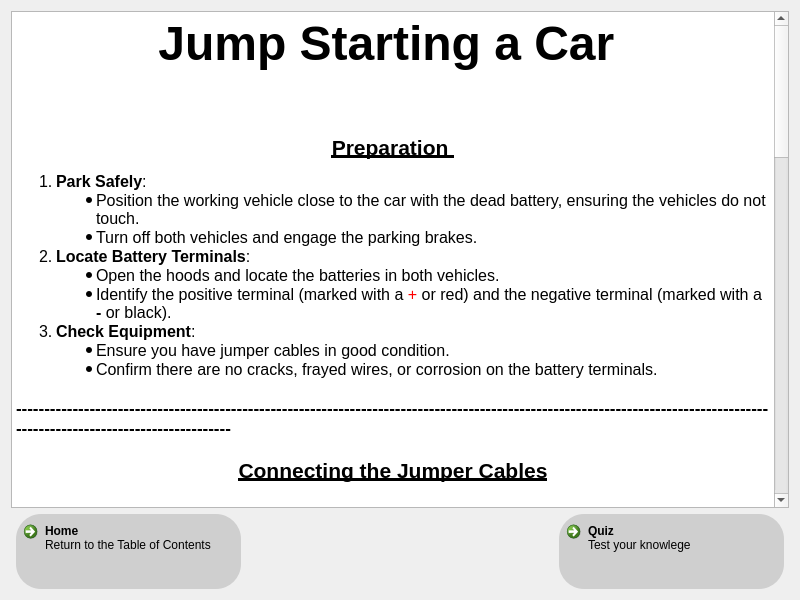
<?xml version="1.0" encoding="UTF-8"?>
<ui version="4.0">
 <class>jumpStartInfoForm</class>
 <widget class="QWidget" name="jumpStartInfoForm">
  <property name="geometry">
   <rect>
    <x>0</x>
    <y>0</y>
    <width>800</width>
    <height>600</height>
   </rect>
  </property>
  <property name="sizePolicy">
   <sizepolicy hsizetype="Expanding" vsizetype="Expanding">
    <horstretch>1</horstretch>
    <verstretch>1</verstretch>
   </sizepolicy>
  </property>
  <property name="minimumSize">
   <size>
    <width>800</width>
    <height>600</height>
   </size>
  </property>
  <property name="maximumSize">
   <size>
    <width>3840</width>
    <height>2160</height>
   </size>
  </property>
  <property name="windowTitle">
   <string>Form</string>
  </property>
  <layout class="QVBoxLayout" name="verticalLayout" stretch="1,0">
   <item>
    <widget class="QTextBrowser" name="textBrowser">
     <property name="sizePolicy">
      <sizepolicy hsizetype="Expanding" vsizetype="Expanding">
       <horstretch>1</horstretch>
       <verstretch>1</verstretch>
      </sizepolicy>
     </property>
     <property name="maximumSize">
      <size>
       <width>3840</width>
       <height>2160</height>
      </size>
     </property>
     <property name="html">
      <string>&lt;!DOCTYPE HTML PUBLIC &quot;-//W3C//DTD HTML 4.0//EN&quot; &quot;http://www.w3.org/TR/REC-html40/strict.dtd&quot;&gt;
&lt;html&gt;&lt;head&gt;&lt;meta name=&quot;qrichtext&quot; content=&quot;1&quot; /&gt;&lt;meta charset=&quot;utf-8&quot; /&gt;&lt;style type=&quot;text/css&quot;&gt;
p, li { white-space: pre-wrap; }
hr { height: 1px; border-width: 0; }
li.unchecked::marker { content: &quot;\2610&quot;; }
li.checked::marker { content: &quot;\2612&quot;; }
&lt;/style&gt;&lt;/head&gt;&lt;body style=&quot; font-family:'Segoe UI'; font-size:9pt; font-weight:400; font-style:normal;&quot;&gt;
&lt;p align=&quot;center&quot; style=&quot; margin-top:12px; margin-bottom:12px; margin-left:0px; margin-right:0px; -qt-block-indent:0; text-indent:0px;&quot;&gt;&lt;span style=&quot; font-size:36pt; font-weight:700;&quot;&gt;Jump Starting a Car&lt;/span&gt;&lt;span style=&quot; font-size:36pt;&quot;&gt; &lt;/span&gt;&lt;/p&gt;
&lt;p style=&quot;-qt-paragraph-type:empty; margin-top:12px; margin-bottom:12px; margin-left:0px; margin-right:0px; -qt-block-indent:0; text-indent:0px;&quot;&gt;&lt;br /&gt;&lt;/p&gt;
&lt;p align=&quot;center&quot; style=&quot; margin-top:12px; margin-bottom:12px; margin-left:0px; margin-right:0px; -qt-block-indent:0; text-indent:0px;&quot;&gt;&lt;img src=&quot;:/images/jump_start_info_1.png&quot; width=&quot;300&quot; height=&quot;200&quot; /&gt;&lt;/p&gt;
&lt;p style=&quot; margin-top:12px; margin-bottom:12px; margin-left:0px; margin-right:0px; -qt-block-indent:0; text-indent:0px;&quot;&gt;  &lt;/p&gt;
&lt;p align=&quot;center&quot; style=&quot; margin-top:12px; margin-bottom:12px; margin-left:0px; margin-right:0px; -qt-block-indent:0; text-indent:0px;&quot;&gt;&lt;span style=&quot; font-family:'Arial','sans-serif'; font-size:16pt; font-weight:700; text-decoration: underline;&quot;&gt;Preparation&lt;/span&gt;&lt;span style=&quot; font-size:16pt; font-weight:700; text-decoration: underline;&quot;&gt; &lt;/span&gt;&lt;/p&gt;
&lt;ol style=&quot;margin-top: 0px; margin-bottom: 0px; margin-left: 0px; margin-right: 0px; -qt-list-indent: 1;&quot;&gt;
&lt;li style=&quot; font-size:12pt;&quot; style=&quot; margin-top:0px; margin-bottom:0px; margin-left:0px; margin-right:0px; -qt-block-indent:0; text-indent:0px;&quot;&gt;&lt;span style=&quot; font-weight:700;&quot;&gt;Park Safely&lt;/span&gt;: 
&lt;ul style=&quot;margin-top: 0px; margin-bottom: 0px; margin-left: 0px; margin-right: 0px; -qt-list-indent: 2;&quot;&gt;
&lt;li style=&quot; font-size:12pt;&quot; style=&quot; margin-top:0px; margin-bottom:0px; margin-left:0px; margin-right:0px; -qt-block-indent:0; text-indent:0px;&quot;&gt;Position the working vehicle close to the car with the dead battery, ensuring the vehicles do not touch. &lt;/li&gt;
&lt;li style=&quot; font-size:12pt;&quot; style=&quot; margin-top:0px; margin-bottom:0px; margin-left:0px; margin-right:0px; -qt-block-indent:0; text-indent:0px;&quot;&gt;Turn off both vehicles and engage the parking brakes. &lt;/li&gt;&lt;/ul&gt;&lt;/li&gt;
&lt;li style=&quot; font-size:12pt;&quot; style=&quot; margin-top:0px; margin-bottom:0px; margin-left:0px; margin-right:0px; -qt-block-indent:0; text-indent:0px;&quot;&gt;&lt;span style=&quot; font-weight:700;&quot;&gt;Locate Battery Terminals&lt;/span&gt;: 
&lt;ul style=&quot;margin-top: 0px; margin-bottom: 0px; margin-left: 0px; margin-right: 0px; -qt-list-indent: 2;&quot;&gt;
&lt;li style=&quot; font-size:12pt;&quot; style=&quot; margin-top:0px; margin-bottom:0px; margin-left:0px; margin-right:0px; -qt-block-indent:0; text-indent:0px;&quot;&gt;Open the hoods and locate the batteries in both vehicles. &lt;/li&gt;
&lt;li style=&quot; font-size:12pt;&quot; style=&quot; margin-top:0px; margin-bottom:0px; margin-left:0px; margin-right:0px; -qt-block-indent:0; text-indent:0px;&quot;&gt;Identify the positive terminal (marked with a &lt;span style=&quot; color:#ff0000;&quot;&gt;+ &lt;/span&gt;or red) and the negative terminal (marked with a&lt;span style=&quot; font-weight:700;&quot;&gt; - &lt;/span&gt;or black). &lt;/li&gt;&lt;/ul&gt;&lt;/li&gt;
&lt;li style=&quot; font-size:12pt;&quot; style=&quot; margin-top:0px; margin-bottom:0px; margin-left:0px; margin-right:0px; -qt-block-indent:0; text-indent:0px;&quot;&gt;&lt;span style=&quot; font-weight:700;&quot;&gt;Check Equipment&lt;/span&gt;: 
&lt;ul style=&quot;margin-top: 0px; margin-bottom: 0px; margin-left: 0px; margin-right: 0px; -qt-list-indent: 2;&quot;&gt;
&lt;li style=&quot; font-size:12pt;&quot; style=&quot; margin-top:0px; margin-bottom:0px; margin-left:0px; margin-right:0px; -qt-block-indent:0; text-indent:0px;&quot;&gt;Ensure you have jumper cables in good condition. &lt;/li&gt;
&lt;li style=&quot; font-size:12pt;&quot; style=&quot; margin-top:0px; margin-bottom:0px; margin-left:0px; margin-right:0px; -qt-block-indent:0; text-indent:0px;&quot;&gt;Confirm there are no cracks, frayed wires, or corrosion on the battery terminals. &lt;/li&gt;&lt;/ul&gt;&lt;/li&gt;&lt;/ol&gt;
&lt;p style=&quot;-qt-paragraph-type:empty; margin-top:0px; margin-bottom:0px; margin-left:0px; margin-right:0px; -qt-block-indent:1; text-indent:0px; font-size:12pt;&quot;&gt;&lt;br /&gt;&lt;/p&gt;
&lt;p style=&quot; margin-top:0px; margin-bottom:0px; margin-left:0px; margin-right:0px; -qt-block-indent:0; text-indent:0px;&quot;&gt;&lt;span style=&quot; font-family:'Arial','sans-serif'; font-size:13pt; font-weight:700;&quot;&gt;---------------------------------------------------------------------------------------------------------------------------------------------------------------------------&lt;/span&gt;&lt;/p&gt;
&lt;p align=&quot;center&quot; style=&quot;-qt-paragraph-type:empty; margin-top:0px; margin-bottom:0px; margin-left:0px; margin-right:0px; -qt-block-indent:0; text-indent:0px; font-family:'Arial','sans-serif'; font-size:13pt; font-weight:700;&quot;&gt;&lt;br /&gt;&lt;/p&gt;
&lt;p align=&quot;center&quot; style=&quot; margin-top:0px; margin-bottom:0px; margin-left:0px; margin-right:0px; -qt-block-indent:0; text-indent:0px;&quot;&gt;&lt;span style=&quot; font-family:'Arial','sans-serif'; font-size:16pt; font-weight:700; text-decoration: underline;&quot;&gt;Connecting the Jumper Cables&lt;/span&gt;&lt;/p&gt;
&lt;p style=&quot;-qt-paragraph-type:empty; margin-top:0px; margin-bottom:0px; margin-left:0px; margin-right:0px; -qt-block-indent:0; text-indent:0px; font-family:'Arial','sans-serif'; font-size:16pt; font-weight:700; text-decoration: underline;&quot;&gt;&lt;br /&gt;&lt;/p&gt;
&lt;p style=&quot; margin-top:0px; margin-bottom:0px; margin-left:0px; margin-right:0px; -qt-block-indent:0; text-indent:0px;&quot;&gt;&lt;span style=&quot; font-size:12pt;&quot;&gt;  &lt;/span&gt;&lt;/p&gt;
&lt;p align=&quot;center&quot; style=&quot; margin-top:0px; margin-bottom:0px; margin-left:0px; margin-right:0px; -qt-block-indent:0; text-indent:0px;&quot;&gt;&lt;img src=&quot;:/images/jump_start_info_2.png&quot; width=&quot;300&quot; height=&quot;200&quot; /&gt;&lt;span style=&quot; font-size:12pt;&quot;&gt; &lt;/span&gt;&lt;span style=&quot; font-size:16pt; font-weight:700;&quot;&gt; &lt;/span&gt;&lt;/p&gt;
&lt;ol style=&quot;margin-top: 0px; margin-bottom: 0px; margin-left: 0px; margin-right: 0px; -qt-list-indent: 1;&quot;&gt;
&lt;li style=&quot; font-size:12pt;&quot; style=&quot; margin-top:0px; margin-bottom:0px; margin-left:0px; margin-right:0px; -qt-block-indent:0; text-indent:0px;&quot;&gt;&lt;span style=&quot; font-weight:700;&quot;&gt;Attach to the Dead Battery&lt;/span&gt;: 
&lt;ul style=&quot;margin-top: 0px; margin-bottom: 0px; margin-left: 0px; margin-right: 0px; -qt-list-indent: 2;&quot;&gt;
&lt;li style=&quot; font-size:12pt;&quot; style=&quot; margin-top:0px; margin-bottom:0px; margin-left:0px; margin-right:0px; -qt-block-indent:0; text-indent:0px;&quot;&gt;Connect the &lt;span style=&quot; font-weight:700; color:#ff0000;&quot;&gt;red (positive)&lt;/span&gt; clamp to the positive terminal of the dead battery. &lt;/li&gt;&lt;/ul&gt;&lt;/li&gt;
&lt;li style=&quot; font-size:12pt;&quot; style=&quot; margin-top:0px; margin-bottom:0px; margin-left:0px; margin-right:0px; -qt-block-indent:0; text-indent:0px;&quot;&gt;&lt;span style=&quot; font-weight:700;&quot;&gt;Attach to the Working Battery&lt;/span&gt;: 
&lt;ul style=&quot;margin-top: 0px; margin-bottom: 0px; margin-left: 0px; margin-right: 0px; -qt-list-indent: 2;&quot;&gt;
&lt;li style=&quot; font-size:12pt;&quot; style=&quot; margin-top:0px; margin-bottom:0px; margin-left:0px; margin-right:0px; -qt-block-indent:0; text-indent:0px;&quot;&gt;Connect the other end of the &lt;span style=&quot; font-weight:700; color:#ff0000;&quot;&gt;red (positive)&lt;/span&gt; clamp to the positive terminal of the working battery. &lt;/li&gt;&lt;/ul&gt;&lt;/li&gt;
&lt;li style=&quot; font-size:12pt;&quot; style=&quot; margin-top:0px; margin-bottom:0px; margin-left:0px; margin-right:0px; -qt-block-indent:0; text-indent:0px;&quot;&gt;&lt;span style=&quot; font-weight:700;&quot;&gt;Connect to the Working Battery&lt;/span&gt;: 
&lt;ul style=&quot;margin-top: 0px; margin-bottom: 0px; margin-left: 0px; margin-right: 0px; -qt-list-indent: 2;&quot;&gt;
&lt;li style=&quot; font-size:12pt;&quot; style=&quot; margin-top:0px; margin-bottom:0px; margin-left:0px; margin-right:0px; -qt-block-indent:0; text-indent:0px;&quot;&gt;Attach the &lt;span style=&quot; font-weight:700;&quot;&gt;black (negative)&lt;/span&gt; clamp to the negative terminal of the working battery. &lt;/li&gt;&lt;/ul&gt;&lt;/li&gt;
&lt;li style=&quot; font-size:12pt;&quot; style=&quot; margin-top:0px; margin-bottom:0px; margin-left:0px; margin-right:0px; -qt-block-indent:0; text-indent:0px;&quot;&gt;&lt;span style=&quot; font-weight:700;&quot;&gt;Ground the Connection&lt;/span&gt;: 
&lt;ul style=&quot;margin-top: 0px; margin-bottom: 0px; margin-left: 0px; margin-right: 0px; -qt-list-indent: 2;&quot;&gt;
&lt;li style=&quot; font-size:12pt;&quot; style=&quot; margin-top:0px; margin-bottom:0px; margin-left:0px; margin-right:0px; -qt-block-indent:0; text-indent:0px;&quot;&gt;Attach the other &lt;span style=&quot; font-weight:700;&quot;&gt;black (negative)&lt;/span&gt; clamp to an unpainted metal surface (like a bolt or bracket) on the engine block or chassis of the car with the dead battery. Avoid connecting it directly to the negative terminal of the dead battery to reduce the risk of sparks. The reason behind this is that when a battery is fully depleted it has the possibility to start leaking out hydrogen gas which is highly flammable. When we ground the negative terminal, we reduce the risks of sparks which could lead to an ignition of this gas. &lt;/li&gt;&lt;/ul&gt;&lt;/li&gt;&lt;/ol&gt;
&lt;p style=&quot;-qt-paragraph-type:empty; margin-top:0px; margin-bottom:0px; margin-left:0px; margin-right:0px; -qt-block-indent:0; text-indent:0px; font-size:12pt;&quot;&gt;&lt;br /&gt;&lt;/p&gt;
&lt;p style=&quot; margin-top:0px; margin-bottom:0px; margin-left:0px; margin-right:0px; -qt-block-indent:0; text-indent:0px;&quot;&gt;&lt;span style=&quot; font-family:'Arial','sans-serif'; font-size:13pt; font-weight:700;&quot;&gt;---------------------------------------------------------------------------------------------------------------------------------------------------------------------------&lt;/span&gt;&lt;/p&gt;
&lt;p style=&quot;-qt-paragraph-type:empty; margin-top:0px; margin-bottom:0px; margin-left:0px; margin-right:0px; -qt-block-indent:0; text-indent:0px; font-family:'Arial','sans-serif'; font-size:13pt; font-weight:700;&quot;&gt;&lt;br /&gt;&lt;/p&gt;
&lt;p align=&quot;center&quot; style=&quot; margin-top:0px; margin-bottom:0px; margin-left:0px; margin-right:0px; -qt-block-indent:0; text-indent:0px;&quot;&gt;&lt;span style=&quot; font-family:'Arial','sans-serif'; font-size:16pt; font-weight:700; text-decoration: underline;&quot;&gt;Starting the Vehicles&lt;/span&gt;&lt;span style=&quot; font-size:16pt; font-weight:700; text-decoration: underline;&quot;&gt; &lt;/span&gt;&lt;/p&gt;
&lt;p align=&quot;center&quot; style=&quot;-qt-paragraph-type:empty; margin-top:0px; margin-bottom:0px; margin-left:0px; margin-right:0px; -qt-block-indent:0; text-indent:0px; font-size:16pt; font-weight:700; text-decoration: underline;&quot;&gt;&lt;br /&gt;&lt;/p&gt;
&lt;p style=&quot;-qt-paragraph-type:empty; margin-top:0px; margin-bottom:0px; margin-left:0px; margin-right:0px; -qt-block-indent:0; text-indent:0px; font-family:'.AppleSystemUIFont'; font-size:13pt;&quot;&gt;&lt;br /&gt;&lt;/p&gt;
&lt;p align=&quot;center&quot; style=&quot; margin-top:0px; margin-bottom:0px; margin-left:0px; margin-right:0px; -qt-block-indent:0; text-indent:0px;&quot;&gt;&lt;img src=&quot;:/images/jump_start_info_3.png&quot; width=&quot;300&quot; height=&quot;200&quot; /&gt;&lt;/p&gt;
&lt;p style=&quot;-qt-paragraph-type:empty; margin-top:0px; margin-bottom:0px; margin-left:0px; margin-right:0px; -qt-block-indent:0; text-indent:0px; font-family:'.AppleSystemUIFont'; font-size:13pt;&quot;&gt;&lt;br /&gt;&lt;/p&gt;
&lt;p style=&quot;-qt-paragraph-type:empty; margin-top:0px; margin-bottom:0px; margin-left:0px; margin-right:0px; -qt-block-indent:0; text-indent:0px; font-family:'.AppleSystemUIFont'; font-size:13pt;&quot;&gt;&lt;br /&gt;&lt;/p&gt;
&lt;ol style=&quot;margin-top: 0px; margin-bottom: 0px; margin-left: 0px; margin-right: 0px; -qt-list-indent: 1;&quot;&gt;
&lt;li style=&quot; font-size:12pt;&quot; style=&quot; margin-top:0px; margin-bottom:0px; margin-left:0px; margin-right:0px; -qt-block-indent:0; text-indent:0px;&quot;&gt;&lt;span style=&quot; font-weight:700;&quot;&gt;Start the Working Vehicle&lt;/span&gt;: 
&lt;ul style=&quot;margin-top: 0px; margin-bottom: 0px; margin-left: 0px; margin-right: 0px; -qt-list-indent: 2;&quot;&gt;
&lt;li style=&quot; font-size:12pt;&quot; style=&quot; margin-top:0px; margin-bottom:0px; margin-left:0px; margin-right:0px; -qt-block-indent:0; text-indent:0px;&quot;&gt;Turn on the car with the good battery and let it run for a few minutes to charge the dead battery. &lt;/li&gt;&lt;/ul&gt;&lt;/li&gt;
&lt;li style=&quot; font-size:12pt;&quot; style=&quot; margin-top:0px; margin-bottom:0px; margin-left:0px; margin-right:0px; -qt-block-indent:0; text-indent:0px;&quot;&gt;&lt;span style=&quot; font-weight:700;&quot;&gt;Start the Dead Vehicle&lt;/span&gt;: 
&lt;ul style=&quot;margin-top: 0px; margin-bottom: 0px; margin-left: 0px; margin-right: 0px; -qt-list-indent: 2;&quot;&gt;
&lt;li style=&quot; font-size:12pt;&quot; style=&quot; margin-top:0px; margin-bottom:0px; margin-left:0px; margin-right:0px; -qt-block-indent:0; text-indent:0px;&quot;&gt;Attempt to start the car with the dead battery. If it doesn’t start, wait a few more minutes and try again. &lt;/li&gt;&lt;/ul&gt;&lt;/li&gt;
&lt;li style=&quot; font-size:12pt;&quot; style=&quot; margin-top:0px; margin-bottom:0px; margin-left:0px; margin-right:0px; -qt-block-indent:0; text-indent:0px;&quot;&gt;&lt;span style=&quot; font-weight:700;&quot;&gt;Let It Run&lt;/span&gt;: 
&lt;ul style=&quot;margin-top: 0px; margin-bottom: 0px; margin-left: 0px; margin-right: 0px; -qt-list-indent: 2;&quot;&gt;
&lt;li style=&quot; font-size:12pt;&quot; style=&quot; margin-top:0px; margin-bottom:0px; margin-left:0px; margin-right:0px; -qt-block-indent:0; text-indent:0px;&quot;&gt;Once the dead car starts, let it run for at least 5–10 minutes to recharge the battery. &lt;/li&gt;&lt;/ul&gt;&lt;/li&gt;&lt;/ol&gt;
&lt;p style=&quot;-qt-paragraph-type:empty; margin-top:0px; margin-bottom:0px; margin-left:0px; margin-right:0px; -qt-block-indent:0; text-indent:0px; font-size:12pt;&quot;&gt;&lt;br /&gt;&lt;/p&gt;
&lt;p style=&quot; margin-top:0px; margin-bottom:0px; margin-left:0px; margin-right:0px; -qt-block-indent:0; text-indent:0px;&quot;&gt;&lt;span style=&quot; font-family:'Arial','sans-serif'; font-size:13pt; font-weight:700;&quot;&gt;---------------------------------------------------------------------------------------------------------------------------------------------------------------------------&lt;/span&gt;&lt;/p&gt;
&lt;p align=&quot;center&quot; style=&quot; margin-top:12px; margin-bottom:12px; margin-left:0px; margin-right:0px; -qt-block-indent:0; text-indent:0px;&quot;&gt;&lt;span style=&quot; font-family:'Arial','sans-serif'; font-size:16pt; font-weight:700; text-decoration: underline;&quot;&gt;Disconnecting the Jumper Cables&lt;/span&gt;&lt;span style=&quot; font-size:16pt; font-weight:700; text-decoration: underline;&quot;&gt; &lt;/span&gt;&lt;/p&gt;
&lt;ol style=&quot;margin-top: 0px; margin-bottom: 0px; margin-left: 0px; margin-right: 0px; -qt-list-indent: 1;&quot;&gt;
&lt;li style=&quot; font-size:12pt;&quot; style=&quot; margin-top:0px; margin-bottom:0px; margin-left:0px; margin-right:0px; -qt-block-indent:0; text-indent:0px;&quot;&gt;&lt;span style=&quot; font-weight:700;&quot;&gt;Disconnect in Reverse Order&lt;/span&gt;: 
&lt;ul style=&quot;margin-top: 0px; margin-bottom: 0px; margin-left: 0px; margin-right: 0px; -qt-list-indent: 2;&quot;&gt;
&lt;li style=&quot; font-size:12pt;&quot; style=&quot; margin-top:0px; margin-bottom:0px; margin-left:0px; margin-right:0px; -qt-block-indent:0; text-indent:0px;&quot;&gt;Remove the &lt;span style=&quot; font-weight:700;&quot;&gt;black (negative)&lt;/span&gt; clamp from the unpainted metal surface of the dead car. &lt;/li&gt;
&lt;li style=&quot; font-size:12pt;&quot; style=&quot; margin-top:0px; margin-bottom:0px; margin-left:0px; margin-right:0px; -qt-block-indent:0; text-indent:0px;&quot;&gt;Remove the &lt;span style=&quot; font-weight:700;&quot;&gt;black (negative)&lt;/span&gt; clamp from the working battery. &lt;/li&gt;
&lt;li style=&quot; font-size:12pt;&quot; style=&quot; margin-top:0px; margin-bottom:0px; margin-left:0px; margin-right:0px; -qt-block-indent:0; text-indent:0px;&quot;&gt;Remove the &lt;span style=&quot; font-weight:700; color:#ff0000;&quot;&gt;red (positive)&lt;/span&gt; clamp from the working battery. &lt;/li&gt;
&lt;li style=&quot; font-size:12pt;&quot; style=&quot; margin-top:0px; margin-bottom:0px; margin-left:0px; margin-right:0px; -qt-block-indent:0; text-indent:0px;&quot;&gt;Remove the &lt;span style=&quot; font-weight:700; color:#ff0000;&quot;&gt;red (positive)&lt;/span&gt; clamp from the dead battery. &lt;/li&gt;&lt;/ul&gt;&lt;/li&gt;
&lt;li style=&quot; font-size:12pt;&quot; style=&quot; margin-top:0px; margin-bottom:0px; margin-left:0px; margin-right:0px; -qt-block-indent:0; text-indent:0px;&quot;&gt;&lt;span style=&quot; font-weight:700;&quot;&gt;Secure Cables&lt;/span&gt;: 
&lt;ul style=&quot;margin-top: 0px; margin-bottom: 0px; margin-left: 0px; margin-right: 0px; -qt-list-indent: 2;&quot;&gt;
&lt;li style=&quot; font-size:12pt;&quot; style=&quot; margin-top:0px; margin-bottom:0px; margin-left:0px; margin-right:0px; -qt-block-indent:0; text-indent:0px;&quot;&gt;Coil and store the jumper cables in a safe place. &lt;/li&gt;&lt;/ul&gt;&lt;/li&gt;&lt;/ol&gt;
&lt;p style=&quot;-qt-paragraph-type:empty; margin-top:0px; margin-bottom:0px; margin-left:0px; margin-right:0px; -qt-block-indent:0; text-indent:0px; font-size:12pt;&quot;&gt;&lt;br /&gt;&lt;/p&gt;
&lt;p style=&quot; margin-top:0px; margin-bottom:0px; margin-left:0px; margin-right:0px; -qt-block-indent:0; text-indent:0px;&quot;&gt;&lt;span style=&quot; font-family:'Arial','sans-serif'; font-size:13pt; font-weight:700;&quot;&gt;---------------------------------------------------------------------------------------------------------------------------------------------------------------------------&lt;/span&gt;&lt;/p&gt;
&lt;p align=&quot;center&quot; style=&quot; margin-top:12px; margin-bottom:12px; margin-left:0px; margin-right:0px; -qt-block-indent:0; text-indent:0px;&quot;&gt;&lt;span style=&quot; font-family:'Arial','sans-serif'; font-size:16pt; font-weight:700; text-decoration: underline;&quot;&gt;After Jump-Starting&lt;/span&gt;&lt;span style=&quot; font-size:16pt; font-weight:700; text-decoration: underline;&quot;&gt; &lt;/span&gt;&lt;/p&gt;
&lt;ol style=&quot;margin-top: 0px; margin-bottom: 0px; margin-left: 0px; margin-right: 0px; -qt-list-indent: 1;&quot;&gt;
&lt;li style=&quot; font-size:12pt;&quot; style=&quot; margin-top:0px; margin-bottom:0px; margin-left:0px; margin-right:0px; -qt-block-indent:0; text-indent:0px;&quot;&gt;&lt;span style=&quot; font-weight:700;&quot;&gt;Drive the Car&lt;/span&gt;: 
&lt;ul style=&quot;margin-top: 0px; margin-bottom: 0px; margin-left: 0px; margin-right: 0px; -qt-list-indent: 2;&quot;&gt;
&lt;li style=&quot; font-size:12pt;&quot; style=&quot; margin-top:0px; margin-bottom:0px; margin-left:0px; margin-right:0px; -qt-block-indent:0; text-indent:0px;&quot;&gt;Drive the vehicle with the previously dead battery for at least 20–30 minutes to allow the alternator to recharge the battery. &lt;/li&gt;
&lt;li style=&quot; font-size:12pt;&quot; style=&quot; margin-top:0px; margin-bottom:0px; margin-left:0px; margin-right:0px; -qt-block-indent:0; text-indent:0px;&quot;&gt;If the car doesn’t start again after being turned off, the battery may need replacement. &lt;/li&gt;&lt;/ul&gt;&lt;/li&gt;&lt;/ol&gt;
&lt;p style=&quot;-qt-paragraph-type:empty; margin-top:0px; margin-bottom:0px; margin-left:0px; margin-right:0px; -qt-block-indent:0; text-indent:0px; font-size:12pt;&quot;&gt;&lt;br /&gt;&lt;/p&gt;
&lt;p style=&quot; margin-top:0px; margin-bottom:0px; margin-left:0px; margin-right:0px; -qt-block-indent:0; text-indent:0px;&quot;&gt;&lt;span style=&quot; font-family:'Arial','sans-serif'; font-size:13pt; font-weight:700;&quot;&gt;---------------------------------------------------------------------------------------------------------------------------------------------------------------------------&lt;/span&gt;&lt;/p&gt;
&lt;p align=&quot;center&quot; style=&quot; margin-top:12px; margin-bottom:12px; margin-left:0px; margin-right:0px; -qt-block-indent:0; text-indent:0px;&quot;&gt;&lt;span style=&quot; font-family:'Arial','sans-serif'; font-size:16pt; font-weight:700; text-decoration: underline;&quot;&gt;Safety Tips&lt;/span&gt;&lt;span style=&quot; font-size:12pt;&quot;&gt; &lt;/span&gt;&lt;/p&gt;
&lt;p style=&quot; margin-top:0px; margin-bottom:0px; margin-left:0px; margin-right:0px; -qt-block-indent:0; text-indent:0px;&quot;&gt;&lt;span style=&quot; font-size:12pt;&quot;&gt;●&lt;/span&gt;&lt;span style=&quot; font-family:'Times New Roman'; font-size:12pt;&quot;&gt;     &lt;/span&gt;&lt;span style=&quot; font-size:12pt;&quot;&gt;Never touch the clamps together or allow them to touch other metal parts during the process. &lt;/span&gt;&lt;/p&gt;
&lt;p style=&quot; margin-top:12px; margin-bottom:12px; margin-left:0px; margin-right:0px; -qt-block-indent:0; text-indent:0px;&quot;&gt;&lt;span style=&quot; font-size:12pt;&quot;&gt;●&lt;/span&gt;&lt;span style=&quot; font-family:'Times New Roman'; font-size:12pt;&quot;&gt;     &lt;/span&gt;&lt;span style=&quot; font-size:12pt;&quot;&gt;If the battery is leaking or damaged, &lt;/span&gt;&lt;span style=&quot; font-size:12pt; font-weight:700;&quot;&gt;do not attempt to jump-start it&lt;/span&gt;&lt;span style=&quot; font-size:12pt;&quot;&gt;. &lt;/span&gt;&lt;/p&gt;
&lt;p style=&quot; margin-top:0px; margin-bottom:0px; margin-left:0px; margin-right:0px; -qt-block-indent:0; text-indent:0px;&quot;&gt;&lt;span style=&quot; font-size:12pt;&quot;&gt;●&lt;/span&gt;&lt;span style=&quot; font-family:'Times New Roman'; font-size:12pt;&quot;&gt;     &lt;/span&gt;&lt;span style=&quot; font-size:12pt;&quot;&gt;Check your vehicle’s owner’s manual for any specific instructions or warnings. &lt;/span&gt;&lt;/p&gt;&lt;/body&gt;&lt;/html&gt;</string>
     </property>
    </widget>
   </item>
   <item>
    <layout class="QHBoxLayout" name="horizontalLayout" stretch="0,0,0">
     <property name="leftMargin">
      <number>5</number>
     </property>
     <property name="rightMargin">
      <number>5</number>
     </property>
     <item>
      <widget class="QCommandLinkButton" name="tableOfContentsButton">
       <property name="sizePolicy">
        <sizepolicy hsizetype="Fixed" vsizetype="Fixed">
         <horstretch>0</horstretch>
         <verstretch>0</verstretch>
        </sizepolicy>
       </property>
       <property name="minimumSize">
        <size>
         <width>225</width>
         <height>75</height>
        </size>
       </property>
       <property name="maximumSize">
        <size>
         <width>225</width>
         <height>75</height>
        </size>
       </property>
       <property name="styleSheet">
        <string notr="true">background-color: rgb(207, 207, 207);
border-radius: 25%;</string>
       </property>
       <property name="text">
        <string>Home</string>
       </property>
       <property name="icon">
        <iconset theme="QIcon::ThemeIcon::GoHome"/>
       </property>
       <property name="description">
        <string>Return to the Table of Contents</string>
       </property>
      </widget>
     </item>
     <item>
      <spacer name="horizontalSpacer">
       <property name="orientation">
        <enum>Qt::Orientation::Horizontal</enum>
       </property>
       <property name="sizeHint" stdset="0">
        <size>
         <width>40</width>
         <height>20</height>
        </size>
       </property>
      </spacer>
     </item>
     <item>
      <widget class="QCommandLinkButton" name="jumpStartQuizButton">
       <property name="sizePolicy">
        <sizepolicy hsizetype="Fixed" vsizetype="Fixed">
         <horstretch>0</horstretch>
         <verstretch>0</verstretch>
        </sizepolicy>
       </property>
       <property name="minimumSize">
        <size>
         <width>225</width>
         <height>75</height>
        </size>
       </property>
       <property name="maximumSize">
        <size>
         <width>200</width>
         <height>75</height>
        </size>
       </property>
       <property name="styleSheet">
        <string notr="true">background-color: rgb(207, 207, 207);
border-radius: 25%;</string>
       </property>
       <property name="text">
        <string>Quiz</string>
       </property>
       <property name="description">
        <string>Test your knowlege</string>
       </property>
      </widget>
     </item>
    </layout>
   </item>
  </layout>
 </widget>
 <resources/>
 <connections/>
</ui>
